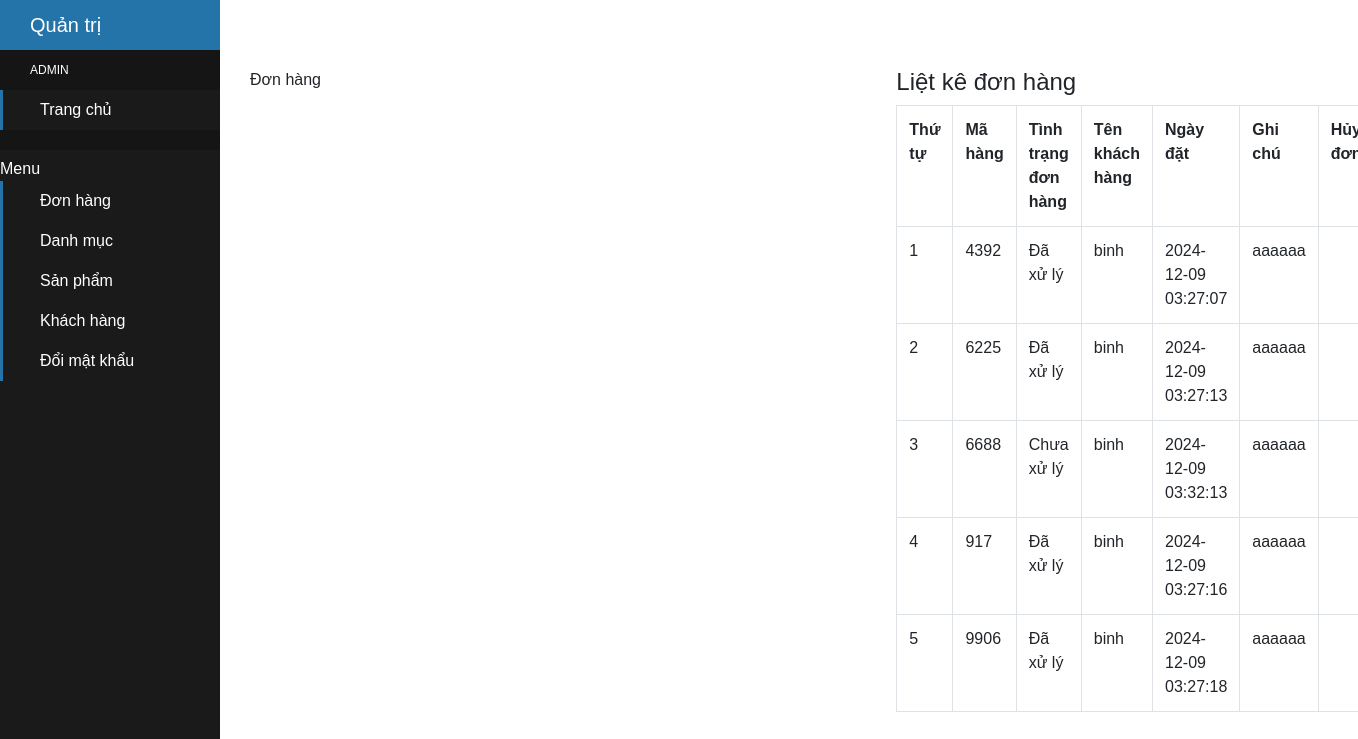
Page /admin/xulydonhang.php on the committed database.
### tables this page shows
CREATE TABLE `tbl_donhang` (
  `donhang_id` int(11) NOT NULL,
  `sanpham_id` int(11) NOT NULL,
  `soluong` int(11) NOT NULL,
  `mahang` varchar(50) NOT NULL,
  `khachhang_id` int(11) NOT NULL,
  `ngaythang` timestamp NOT NULL DEFAULT current_timestamp() ON UPDATE current_timestamp(),
  `tinhtrang` int(11) NOT NULL,
  `huydon` int(11) NOT NULL DEFAULT 0
);

CREATE TABLE `tbl_khachhang` (
  `khachhang_id` int(11) NOT NULL,
  `name` varchar(100) NOT NULL,
  `phone` varchar(50) NOT NULL,
  `address` varchar(200) NOT NULL,
  `note` text NOT NULL,
  `email` varchar(150) NOT NULL,
  `password` varchar(100) NOT NULL,
  `giaohang` int(11) NOT NULL
);

### admin/xulydonhang.php (the view, shortened to what this page needs)
<?php
	include('../db/connect.php');
?>
<!DOCTYPE html>
<html lang="en">
<head>
	<link href="../css/bootstrap.css" rel="stylesheet" type="text/css" media="all" />
</head>
<body>
<div class="sidebar-container">
        <div class="sidebar-logo">
            Quản trị
        </div>
        <ul class="sidebar-navigation">
          <li class="header">Admin</li>
          <li>
            <a href="dashboard.php">
              <i class="fa fa-home" aria-hidden="true"></i> Trang chủ
            </a>
          </li>
		  <li class="header"></li>Menu</li>
		  <li>
            <a href="xulydonhang.php">
              <i class="fa fa-cog" aria-hidden="true"></i> Đơn hàng
            </a>
		  </li>
		  <li>
            <a href="xulydanhmuc.php">
              <i class="fa fa-cog" aria-hidden="true"></i> Danh mục
            </a>
		  </li>
		  <li>
            <a href="xulysanpham.php">
              <i class="fa fa-cog" aria-hidden="true"></i> Sản phẩm
            </a>
          </li>
          <li>
            <a href="xulykhachhang.php">
              <i class="fa fa-cog" aria-hidden="true"></i> Khách hàng
            </a>
          </li>
		  <li>
            <a href="doimatkhau.php">
              <i class="fa fa-cog" aria-hidden="true"></i> Đổi mật khẩu
            </a>
          </li>
        </ul>
      </div>
      <div class="content-container">
        <div class="container-fluid"><br><br>
	<div class="container">
		<div class="row">
			 <?php
			if(isset($_GET['quanly'])=='xemdonhang'){
				$mahang = $_GET['mahang'];
				$sql_chitiet = mysqli_query($con,"SELECT * FROM tbl_donhang,tbl_sanpham WHERE tbl_donhang.sanpham_id=tbl_sanpham.sanpham_id AND tbl_donhang.mahang='$mahang'");
				?>
				<div class="col-md-7">
				<p>Xem chi tiết đơn hàng</p>
			<form action="" method="POST">
				<table class="table table-bordered ">
					<tr>
						<th>Thứ tự</th>
						<th>Mã hàng</th>
						<th>Tên sản phẩm</th>
						<th>Số lượng</th>
						<th>Giá</th>
						<th>Tổng tiền</th>
						<th>Ngày đặt</th>
					</tr>
					<?php
					$i = 0;
					while($row_donhang = mysqli_fetch_array($sql_chitiet)){
						$i++;
					?>
					<tr>
						<td><?php echo $i; ?></td>
						<td><?php echo $row_donhang['mahang']; ?></td>
						<td><?php echo $row_donhang['sanpham_name']; ?></td>
						<td><?php echo $row_donhang['soluong']; ?></td>
						<td><?php echo $row_donhang['sanpham_giakhuyenmai']; ?></td>
						<td><?php echo number_format($row_donhang['soluong']*$row_donhang['sanpham_giakhuyenmai']).'vnđ'; ?></td>
						<td><?php echo $row_donhang['ngaythang'] ?></td>
						<input type="hidden" name="mahang_xuly" value="<?php echo $row_donhang['mahang'] ?>">
					</tr>
					 <?php
					}
					?>
				</table>
				<select class="form-control" name="xuly">
					<option value="1">Đã xử lý | Giao hàng</option>
					<option value="0">Chưa xử lý</option>
				</select><br>
				<input type="submit" value="Cập nhật đơn hàng" name="capnhatdonhang" class="btn btn-success">
			</form>
				</div>
			<?php
			}else{
				?>
				<div class="col-md-7">
					<p>Đơn hàng</p>
				</div>
				<?php
			}
				?>
			<div class="col-md-5">
				<h4>Liệt kê đơn hàng</h4>
				<?php
				$sql_select = mysqli_query($con,"SELECT * FROM tbl_sanpham,tbl_khachhang,tbl_donhang WHERE tbl_donhang.sanpham_id=tbl_sanpham.sanpham_id AND tbl_donhang.khachhang_id=tbl_khachhang.khachhang_id GROUP BY mahang ");
				?>
				<table class="table table-bordered ">
					<tr>
						<th>Thứ tự</th>
						<th>Mã hàng</th>
						<th>Tình trạng đơn hàng</th>
						<th>Tên khách hàng</th>
						<th>Ngày đặt</th>
						<th>Ghi chú</th>
						<th>Hủy đơn</th>
					</tr>
					<?php
					$i = 0;
					while($row_donhang = mysqli_fetch_array($sql_select)){
						$i++;
					?>
					<tr>
						<td><?php echo $i; ?></td>
						<td><?php echo $row_donhang['mahang']; ?></td>
						<td><?php
							if($row_donhang['tinhtrang']==0){
								echo 'Chưa xử lý';
							}else{
								echo 'Đã xử lý';
							}
						?></td>
						<td><?php echo $row_donhang['name']; ?></td>
						<td><?php echo $row_donhang['ngaythang'] ?></td>
						<td><?php echo $row_donhang['note'] ?></td>
						<td><?php if($row_donhang['huydon']==0){ }elseif($row_donhang['huydon']==1){
							echo '<a href="xulydonhang.php?quanly=xemdonhang&mahang='.$row_donhang['mahang'].'&xacnhanhuy=2">Xác nhận hủy đơn</a>';
						}else{
							echo 'Đã hủy';
						}
						?></td>
					</tr>
					 <?php
					}
					?>
				</table>
			</div>
		</div>
	</div>
</body>
</html>

### rows in the picture
tbl_donhang: mahang "4392", tinhtrang "Đã xử lý", khachhang.name "binh", ngaythang "2024-12-09 03:27:07", khachhang.note "aaaaaa"
tbl_donhang: mahang "6225", tinhtrang "Đã xử lý", khachhang.name "binh", ngaythang "2024-12-09 03:27:13", khachhang.note "aaaaaa"
tbl_donhang: mahang "6688", tinhtrang "Chưa xử lý", khachhang.name "binh", ngaythang "2024-12-09 03:32:13", khachhang.note "aaaaaa"
tbl_donhang: mahang "917", tinhtrang "Đã xử lý", khachhang.name "binh", ngaythang "2024-12-09 03:27:16", khachhang.note "aaaaaa"
tbl_donhang: mahang "9906", tinhtrang "Đã xử lý", khachhang.name "binh", ngaythang "2024-12-09 03:27:18", khachhang.note "aaaaaa"
